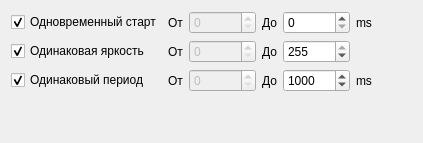
      <widget class="QWidget" name="TabTO">
       <attribute name="title">
        <string>Turn on/off</string>
       </attribute>
       <layout class="QGridLayout" name="gridLayout_2">
        <item row="0" column="1">
         <widget class="QLabel" name="LblTOStartFrom">
          <property name="text">
           <string>От</string>
          </property>
         </widget>
        </item>
        <item row="1" column="2">
         <widget class="QSpinBox" name="SpinTOBrFrom">
          <property name="enabled">
           <bool>false</bool>
          </property>
          <property name="maximum">
           <number>255</number>
          </property>
         </widget>
        </item>
        <item row="0" column="3">
         <widget class="QLabel" name="LblLblTOStartTo">
          <property name="text">
           <string>До</string>
          </property>
         </widget>
        </item>
        <item row="0" column="0">
         <widget class="QCheckBox" name="CBTOStart">
          <property name="text">
           <string>Одновременный старт</string>
          </property>
          <property name="checked">
           <bool>true</bool>
          </property>
         </widget>
        </item>
        <item row="2" column="0">
         <widget class="QCheckBox" name="CBTOPeriod">
          <property name="text">
           <string>Одинаковый период</string>
          </property>
          <property name="checked">
           <bool>true</bool>
          </property>
         </widget>
        </item>
        <item row="1" column="1">
         <widget class="QLabel" name="LblTOBrFrom">
          <property name="text">
           <string>От</string>
          </property>
         </widget>
        </item>
        <item row="0" column="2">
         <widget class="QSpinBox" name="SpinTOStartFrom">
          <property name="enabled">
           <bool>false</bool>
          </property>
          <property name="maximum">
           <number>1000000</number>
          </property>
         </widget>
        </item>
        <item row="0" column="6">
         <spacer name="horizontalSpacer">
          <property name="orientation">
           <enum>Qt::Horizontal</enum>
          </property>
          <property name="sizeHint" stdset="0">
           <size>
            <width>40</width>
            <height>20</height>
           </size>
          </property>
         </spacer>
        </item>
        <item row="3" column="0">
         <spacer name="verticalSpacer">
          <property name="orientation">
           <enum>Qt::Vertical</enum>
          </property>
          <property name="sizeHint" stdset="0">
           <size>
            <width>20</width>
            <height>40</height>
           </size>
          </property>
         </spacer>
        </item>
        <item row="2" column="5">
         <widget class="QLabel" name="label">
          <property name="text">
           <string>ms</string>
          </property>
         </widget>
        </item>
        <item row="2" column="4">
         <widget class="QSpinBox" name="SpinTOPeriodTo">
          <property name="maximum">
           <number>999999</number>
          </property>
          <property name="value">
           <number>1000</number>
          </property>
         </widget>
        </item>
        <item row="1" column="4">
         <widget class="QSpinBox" name="SpinToBrTo">
          <property name="maximum">
           <number>255</number>
          </property>
          <property name="value">
           <number>255</number>
          </property>
         </widget>
        </item>
        <item row="0" column="5">
         <widget class="QLabel" name="LblTOStartMs">
          <property name="text">
           <string>ms</string>
          </property>
         </widget>
        </item>
        <item row="1" column="3">
         <widget class="QLabel" name="LblToBrTo">
          <property name="text">
           <string>До</string>
          </property>
         </widget>
        </item>
        <item row="2" column="1">
         <widget class="QLabel" name="LblTOPeriodFrom">
          <property name="text">
           <string>От</string>
          </property>
         </widget>
        </item>
        <item row="2" column="2">
         <widget class="QSpinBox" name="SpinToPeriodFrom">
          <property name="enabled">
           <bool>false</bool>
          </property>
          <property name="maximum">
           <number>1000000</number>
          </property>
         </widget>
        </item>
        <item row="0" column="4">
         <widget class="QSpinBox" name="SpinToStartTo">
          <property name="enabled">
           <bool>true</bool>
          </property>
          <property name="maximum">
           <number>99999999</number>
          </property>
          <property name="value">
           <number>0</number>
          </property>
         </widget>
        </item>
        <item row="1" column="0">
         <widget class="QCheckBox" name="CBTOBrightness">
          <property name="text">
           <string>Одинаковая яркость</string>
          </property>
          <property name="checked">
           <bool>true</bool>
          </property>
         </widget>
        </item>
        <item row="2" column="3">
         <widget class="QLabel" name="LblTOPeriodTo">
          <property name="text">
           <string>До</string>
          </property>
         </widget>
        </item>
       </layout>
      </widget>
